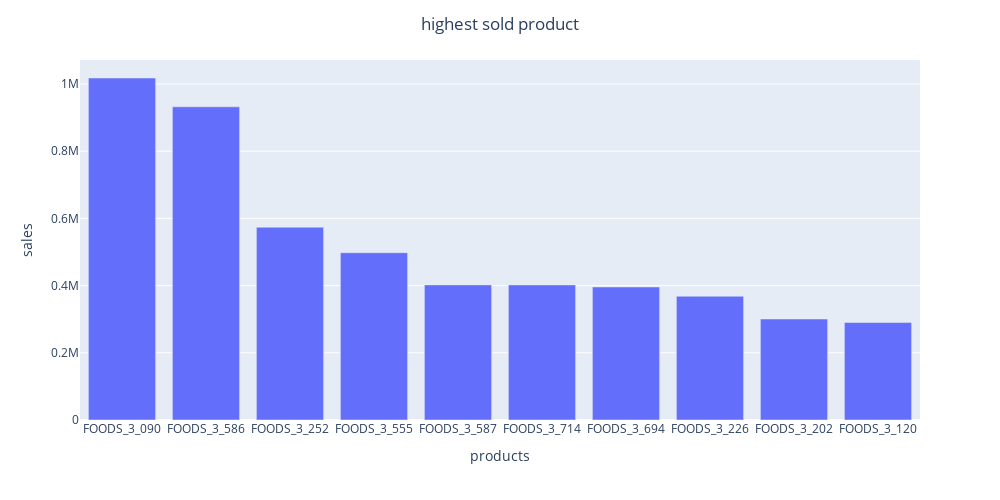

The notebook cell saved with this chart:
### Markdown cell above
Observation: the distribution of the sales is similar in the three states.

### Code cell
# Most saled product among all states

most_sales = sales.groupby('item_id').sum()
most_sales = (most_sales.sum(axis = 1))
most_sales = most_sales.sort_values(ascending = False)[:10]

fig = px.bar(x = most_sales.index, y = most_sales.values)
fig.update_layout(title = 'highest sold product', title_x=0.5, width = 1000, height=500, xaxis_title = 'products', yaxis_title = 'sales')

### Figure 1 — Plotly figure (JSON) as saved in the notebook; plotly's stock layout.template omitted (floating-point values rounded to 4 significant figures)
{"data": [{"alignmentgroup": "True", "hovertemplate": "x=%{x}<br>y=%{y}<extra></extra>", "legendgroup": "", "marker": {"color": "#636efa", "pattern": {"shape": ""}}, "name": "", "offsetgroup": "", "orientation": "v", "showlegend": false, "textposition": "auto", "type": "bar", "x": ["FOODS_3_090", "FOODS_3_586", "FOODS_3_252", "FOODS_3_555", "FOODS_3_587", "FOODS_3_714", "FOODS_3_694", "FOODS_3_226", "FOODS_3_202", "FOODS_3_120"], "xaxis": "x", "y": [1017916, 932236, 573723, 497881, 402159, 402111, 395937, 368369, 300529, 290132], "yaxis": "y"}], "layout": {"barmode": "relative", "height": 500, "legend": {"tracegroupgap": 0}, "margin": {"t": 60}, "title": {"text": "highest sold product", "x": 0.5}, "width": 1000, "xaxis": {"anchor": "y", "domain": [0, 1], "title": {"text": "products"}}, "yaxis": {"anchor": "x", "domain": [0, 1], "title": {"text": "sales"}}}}
